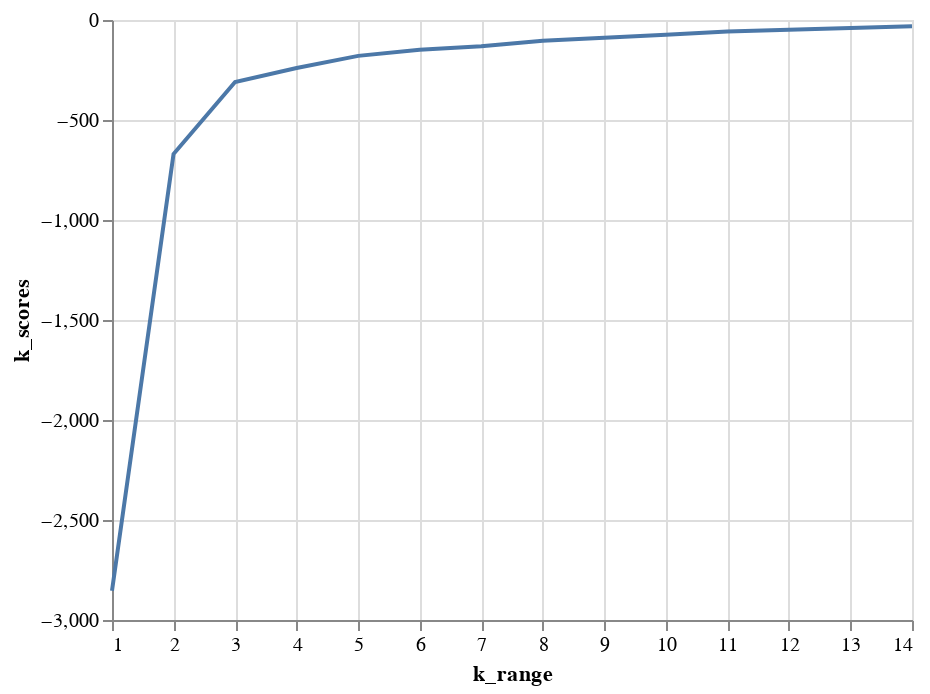

The cell this chart's notebook holds for it:
### Code cell
k_num_chart = alt.Chart(data = k_data).mark_line().encode(
    alt.X ('k_range:Q'),
    alt.Y ('k_scores:Q')
)

k_num_chart

### Figure 1 — Vega-Lite specification as saved in the notebook (floating-point values rounded to 4 significant figures)
{"config": {"view": {"continuousWidth": 400, "continuousHeight": 300}}, "data": {"name": "data-74216e6ede49490d4634d48060309b80"}, "mark": "line", "encoding": {"x": {"type": "quantitative", "field": "k_range"}, "y": {"type": "quantitative", "field": "k_scores"}}, "$schema": "https://vega.github.io/schema/vega-lite/v4.8.1.json", "datasets": {"data-74216e6ede49490d4634d48060309b80": [{"k_range": 1, "k_scores": -2854.0}, {"k_range": 2, "k_scores": -669.9}, {"k_range": 3, "k_scores": -310.3}, {"k_range": 4, "k_scores": -240.2}, {"k_range": 5, "k_scores": -179.3}, {"k_range": 6, "k_scores": -149.3}, {"k_range": 7, "k_scores": -131.3}, {"k_range": 8, "k_scores": -104.3}, {"k_range": 9, "k_scores": -88.96}, {"k_range": 10, "k_scores": -73.3}, {"k_range": 11, "k_scores": -57.25}, {"k_range": 12, "k_scores": -48.43}, {"k_range": 13, "k_scores": -40.25}, {"k_range": 14, "k_scores": -31.25}]}}
